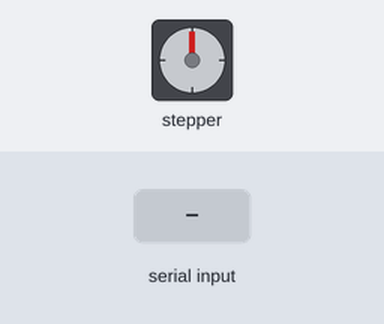
A sketch run on a simulated Arduino Uno, built with avr-gcc and run on an emulated ATmega328P. Parts: stepper motor. Wiring (inferred from the names in the program): stepper motor driver (200 steps per turn assumed): step pin 5; direction pin 12. Inputs (shaded band) come from the test bench.

Above: at 1.2 s.
1.3 s: "90,45\n" received over Serial
At 2.6 s:
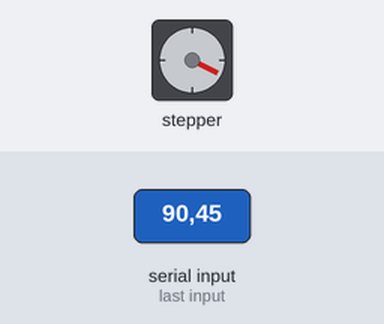
2.9 s: "30,150\n" received over Serial
At 4.2 s:
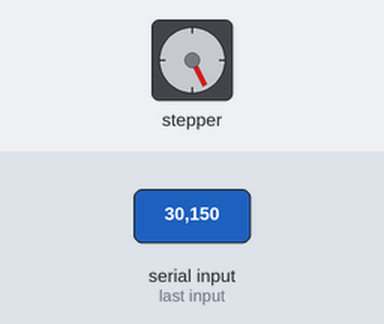
4.5 s: "90\n" received over Serial
At 5.7 s:
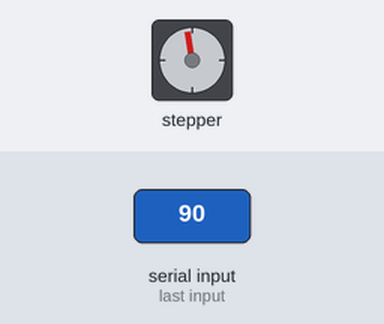
6.0 s: "30,150\n" received over Serial
At 6.6 s:
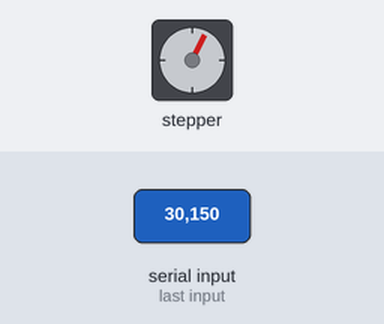
7.6 s: "90,45\n" received over Serial
At 8.6 s:
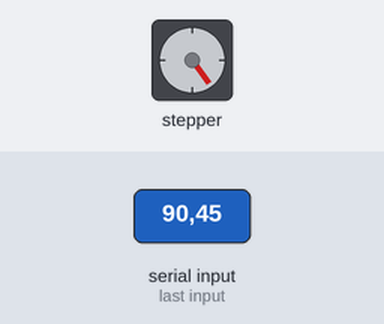
9.2 s: "5\n" received over Serial
At 9.8 s:
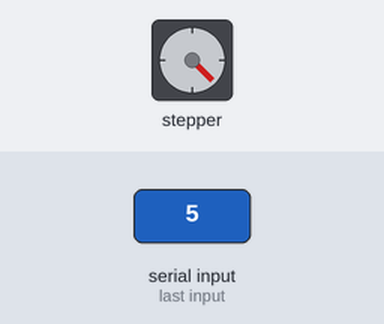
Timing chart, 0 to 11.7 s (numbered marks = the images above; inputs shaded):
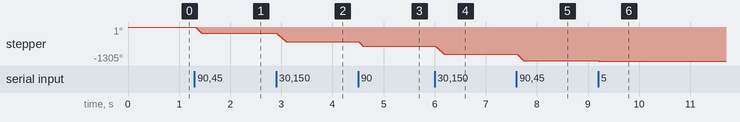

The sketch:

newest.ino
```cpp
const int stepx = 3;
const int dirx = 8;
const int stepy = 5;
const int diry = 12;
void setup()
{
pinMode(stepy,OUTPUT);
pinMode(diry,OUTPUT);
Serial.begin(9600);
digitalWrite(diry, LOW); // anticlockwise
}
void loop() {
int data = Serial.parseInt();
if (data == 400){
digitalWrite(diry, LOW); // anticlockwise
}
if (data == 401){
digitalWrite(diry, HIGH); // anticlockwise
}
if (data>1 and data < 300) {
  for(int x = 0; x < data; x++) {
    digitalWrite(stepy,HIGH);
    delayMicroseconds(500);
    digitalWrite(stepy,LOW);
    delayMicroseconds(500);
  }}
  }
```

Measured:
- after the input at 1.3 s, stepper: turns 243° counter-clockwise in 0.14 s, starting at once
- after the input at 2.9 s, stepper: turns 324° counter-clockwise in 0.18 s, starting at once
- after the input at 4.5 s, stepper: turns 162° counter-clockwise, starting at once
- after the input at 6.0 s, stepper: turns 324° counter-clockwise in 0.18 s, starting at once
- after the input at 7.6 s, stepper: turns 243° counter-clockwise in 0.14 s, starting at once
